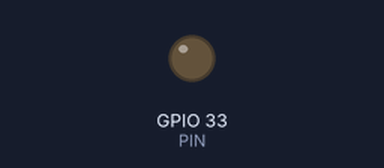
This sketch was run on a simulated ESP32. Parts: output pins drawn as LEDs (lit = HIGH).

Above: at 0.05 s.
At 0.65 s:
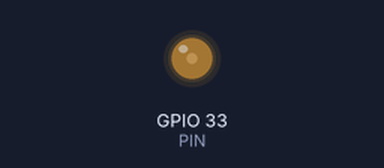
At 1.3 s:
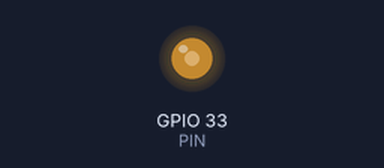
At 2.55 s:
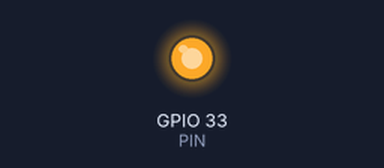
Timing chart, 0 to 5.9 s (numbered marks = the images above):
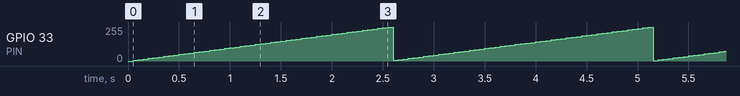

Measured:
- by itself, GPIO 33 (PIN): ramps from 0/255 to 255/255 and jumps back, once every 2.6 s

The sketch:

BlinkerFade.ino
```cpp
// NOTE: The analogWrite() is not available on esp32.

const uint8_t PIN = 33;

// int bright = 0;
// int fade = 5;

// void setup() {
//   ledcAttach(PIN, 12000, 8);
// }

// void loop() {
//   ledcWrite(PIN, bright);

//   // ramp from 0 -> 255
//   bright = (bright + fade) % 255;

//   delay(50);
// }


// ALTERNATE version taking advantage of uint8_t space.
uint8_t bright = 0;
uint8_t fade = 5;

void setup() {
  ledcAttach(PIN, 12000, 8);
}

void loop(){
  ledcWrite(PIN, bright);

  bright += fade; // will auto-wrap as 255 + n = 0 for uint8_t

  delay(50);
}
```
